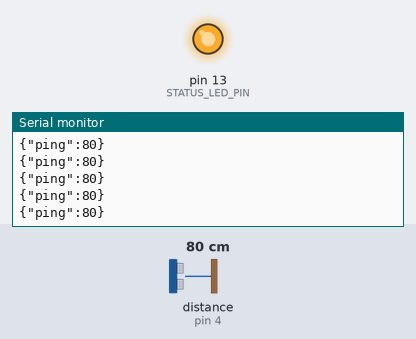
Simulated run of this sketch. Board: Arduino Uno, built with avr-gcc and run on an emulated ATmega328P. Parts: output pins drawn as LEDs (lit = HIGH), the last lines printed to the serial monitor. Wiring (inferred from the names in the program): ultrasonic range finder: trigger pin 4; echo pin 4. Inputs (shaded band) come from the test bench; at power-on: distance to the obstacle (sensor on pin 4) 80 cm. The echo pulse lasts 58.3 µs per cm.

Above: at 1.2 s.
1.3 s: distance to the obstacle (sensor on pin 4) set to 2 cm
At 1.8 s:
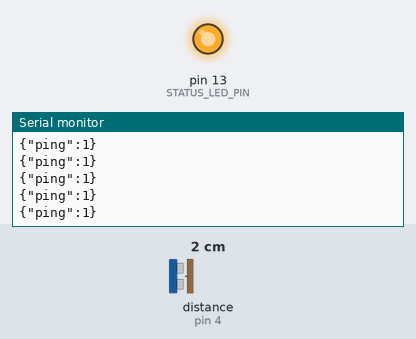
4.3 s: distance to the obstacle (sensor on pin 4) set to 18 cm
At 5.2 s:
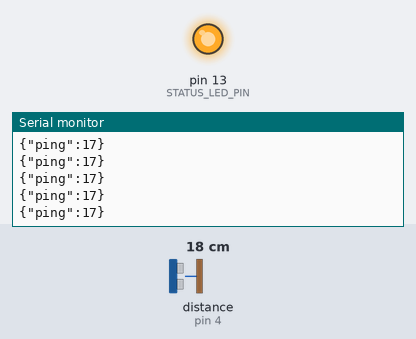
Timing chart, 0 to 6.1 s (numbered marks = the images above; inputs shaded):
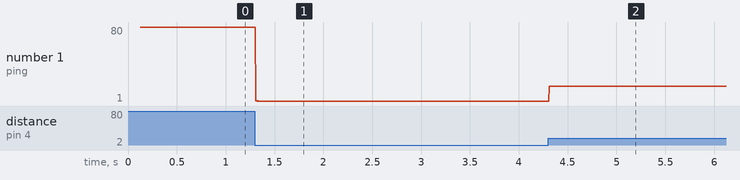

The sketch:

sketch.ino
```cpp
#define OUTPUT__BAUD_RATE 57600
#define OUTPUT__DATA_INTERVAL 100  // in milliseconds
#define STATUS_LED_PIN 13  // Pin number of status LED

boolean output_stream_on = false;
unsigned long now;
unsigned long timestamp;

int pingPin = 4;
long int duration = 0;
long int distance = 0;

void setup()
{
  // Init serial output
  Serial.begin( OUTPUT__BAUD_RATE );
  // Init status LED
  pinMode( STATUS_LED_PIN, OUTPUT );
  digitalWrite( STATUS_LED_PIN, LOW );
  // Init Ping sensor.
  pinMode( pingPin, OUTPUT );
  // Give sensors enough time to collect data
  delay(20);
  // For update timer.
  timestamp = millis();
  // Go ahead and try to start sending data.
  turn_output_stream_on();
}

void loop()
{
  if ( Serial.available() >= 2 ) readSerialMessage();
  sendData();
}

// =========== Functions ===========

long microsecondsToInches( long microseconds )
{
  return microseconds / 74 / 2;
}

long microsecondsToCentimeters( long microseconds )
{
  return microseconds / 29 / 2;
}

long getPing()
{
  pinMode( pingPin, OUTPUT );
  digitalWrite( pingPin, LOW );
  delayMicroseconds(2);
  digitalWrite( pingPin, HIGH );
  delayMicroseconds(5);
  digitalWrite( pingPin, LOW );
  pinMode( pingPin, INPUT );
  duration = pulseIn( pingPin, HIGH );
  distance = microsecondsToCentimeters( duration );
}

void turn_output_stream_on()
{
  output_stream_on = true;
  digitalWrite( STATUS_LED_PIN, HIGH);
}

void turn_output_stream_off()
{
  output_stream_on = false;
  digitalWrite( STATUS_LED_PIN, LOW);
}

// This is mostly so we know when the bluetooth connects and disconnects.
void readSerialMessage()
{
  // Only listening for control messages.
  if ( Serial.read() != '#' ) return;
  int command = Serial.read();
  if ( command == 's' ) sendSynch();
  if ( command == 'C' ) turn_output_stream_on();
  if ( command == 'D' ) turn_output_stream_off();
}

// Blocks until another byte is available on serial port
char readChar()
{
  while (Serial.available() < 1) { } // Block
  return Serial.read();
}

void sendSynch()
{
  // Read ID
  byte id[2];
  id[0] = readChar();
  id[1] = readChar();

  // Reply with synch message
  Serial.print("#SYNCH");
  Serial.write(id, 2);
  Serial.println();
}

void sendData()
{
  now = millis();
  // Exit out if we're not past the interval.
  if ( ( now - timestamp ) < OUTPUT__DATA_INTERVAL ) return;
  // Only do this if we're sending data.
  if ( !output_stream_on ) return;
  // Take readings from sensor.
  getPing();
  // Now send that.
  sendSensorData();
}

void sendSensorData()
{
  // String-building JSON.
  static char dtostrfbuffer[15];
  String str = "{\"ping\":";
  str += distance;
  str += "}";
  Serial.println( str );
}
```

Measured:
- after the input at 1.3 s, the serial monitor: prints a new line at once (image 1)
- after the input at 4.3 s, the serial monitor: prints a new line at once (image 2)
- plotted number 1: 80 → 1 after the input at 1.3 s, 1 → 17 after the input at 4.3 s
